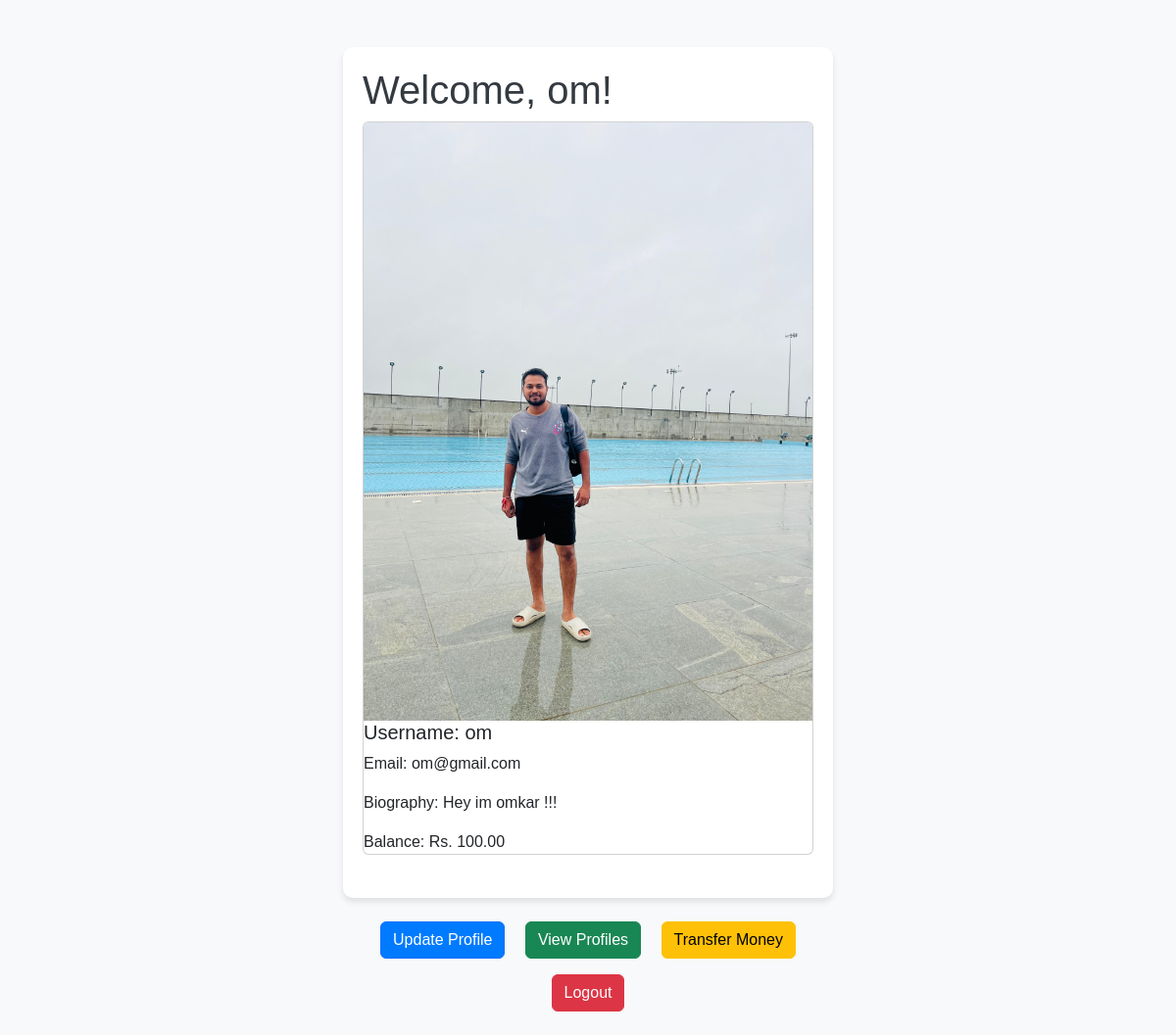
The page /home.php (signed in) on the database as committed earlier.
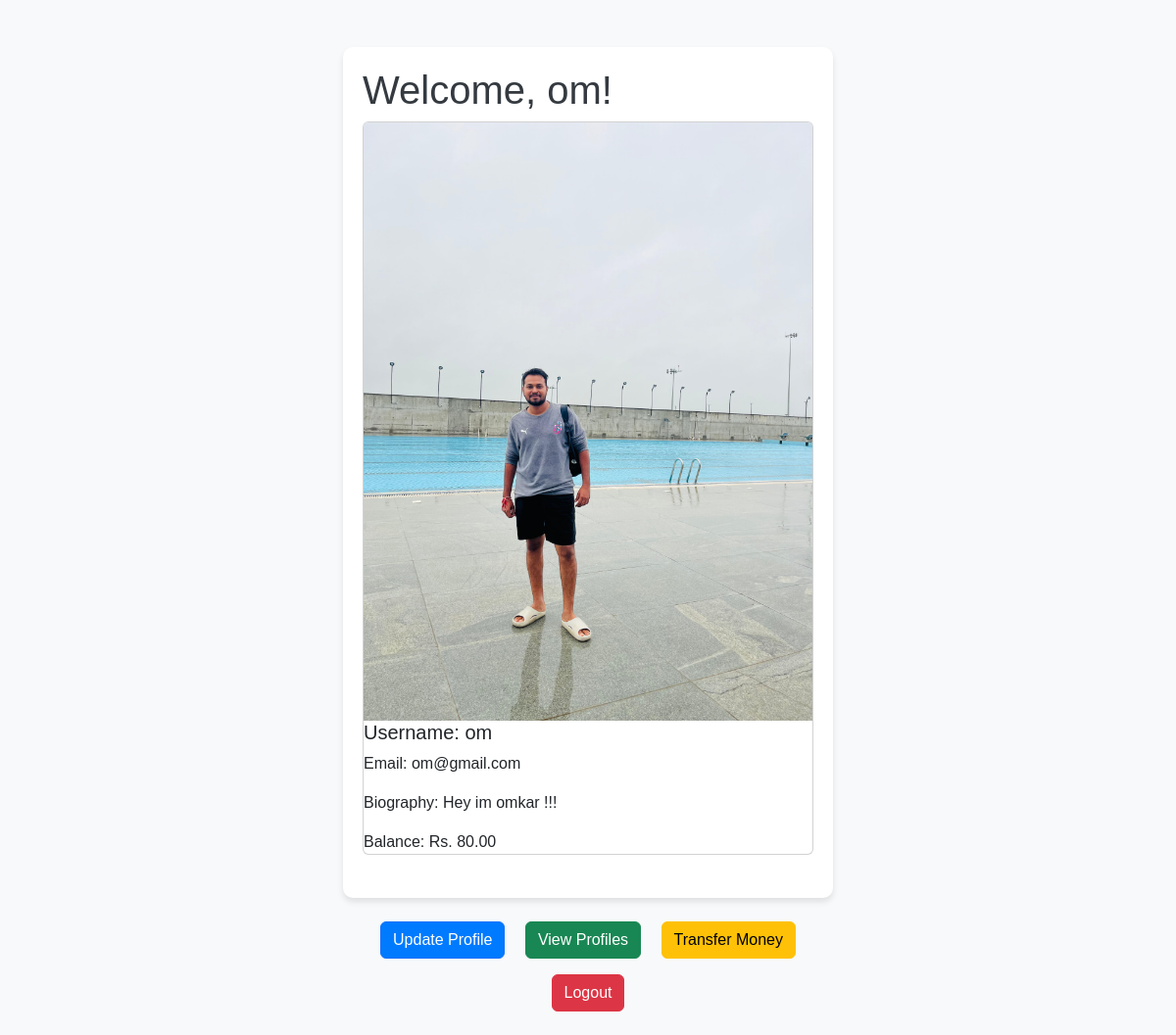
The same page on the database as committed later.
### tables this page shows
CREATE TABLE `user` (
  `username` varchar(100) NOT NULL,
  `email` varchar(100) NOT NULL,
  `password` varchar(100) NOT NULL,
  `profile_image` blob,
  `biography` varchar(500) DEFAULT NULL,
  `balance` decimal(10,2) DEFAULT '100.00',
  PRIMARY KEY (`username`)
);

### home.php (the view, shortened to what this page needs)
<?php
$DATABASE_HOST = 'db';
$DATABASE_USER = 'root';
$DATABASE_PASS = 'root';
$DATABASE_NAME = 'time_pass';
$con = mysqli_connect($DATABASE_HOST, $DATABASE_USER, $DATABASE_PASS, $DATABASE_NAME);
$query = "SELECT * FROM user WHERE username='" . $_SESSION['username']."'";
$result = mysqli_query($con, $query);
$user = mysqli_fetch_assoc($result);
?>
<!DOCTYPE html>
<html lang="en">
<head>
    <link rel="stylesheet" href="https://cdn.jsdelivr.net/npm/bootstrap@5.2.3/dist/css/bootstrap.min.css">
    <link rel="stylesheet" href="css/style.css">
</head>
<body>
    <div class="container mt-5">
        <h1>Welcome, <?php echo htmlspecialchars($_SESSION['username']); ?>!</h1>
        <div class="card mb-4">
        <img src="<?php echo !empty($user['profile_image']) ?  htmlspecialchars($user['profile_image']) : './images/default_profile_image.jpg'; ?>" class="card-img-top" alt="Profile Image">
    <h5 class="card-title">Username: <?php echo !empty($user['username']) ? htmlspecialchars($user['username']) : 'Placeholder Username'; ?></h5>
    <p class="card-text">Email: <?php echo !empty($user['email']) ? htmlspecialchars($user['email']) : 'Placeholder Email'; ?></p>
    <p class="card-text">Biography: <?php echo !empty($user['biography']) ? htmlspecialchars($user['biography'] ?? '') : 'No biography available. Maybe you can update it :)'; ?></p>
    <p class="card-text">Balance: Rs. <?php echo !empty($user['balance']) ? htmlspecialchars($user['balance']) : '0.00'; ?></p>
</div>
        </div>
        <br>
        <div class="text-center">
            <a href="update_profile.php" class="btn btn-primary mx-2">Update Profile</a>
            <a href="view_profiles.php" class="btn btn-success mx-2">View Profiles</a>
            <a href="transfer_money.php" class="btn btn-warning mx-2">Transfer Money</a>
        </div>
        <div class="text-center mt-3">
            <a href="logout.php" class="btn btn-danger">Logout</a>
        </div>
    <br>
</body>
</html>

Rows that differ between the two databases and show on the page:
changed user "om": balance "100.00" → "80.00"
